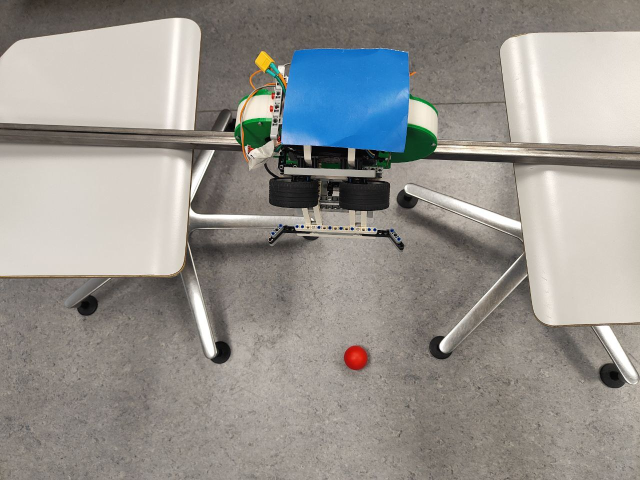
#> input picture pics/1.jpg, 1280 x 960 px, given in place of the camera (shown at 1/2 size)
$ python 'without PID (aruco).py'
#> lines starting #> are read from the running program, lines starting #| are printed output that depends on the picture; after the words box and inside, x2 and y2 are one past the last pixel; in counts of white or black regions, pixels touching at a corner belong together
#> further down, image is the input picture: shape (960, 1280, 3); mean B, G, R 142.9, 147.3, 149.9
import cv2
import numpy as np
import time
import serial


time.sleep(1)
cap = cv2.VideoCapture(1)
color_ball = [0, 9, 120, 192, 141, 255]
s = ""
s_prev = ""
t1 = 0


def detectcolors(img, colors1):
    # color part ||||||||||||||||||||||||||||||||||||||
    x_ball, y_ball, x, y = None, None, None, None
    global s, s_prev, t1
    s_prev = s

    hsv_img = cv2.cvtColor(img, cv2.COLOR_BGR2HSV)
#> hsv_img: shape (960, 1280, 3); mean H, S, V 21, 34.1, 156.9
    lower1 = np.array([colors1[0], colors1[2], colors1[4]])
    upper1 = np.array([colors1[1], colors1[3], colors1[5]])
    mask1 = cv2.inRange(hsv_img, lower1, upper1)
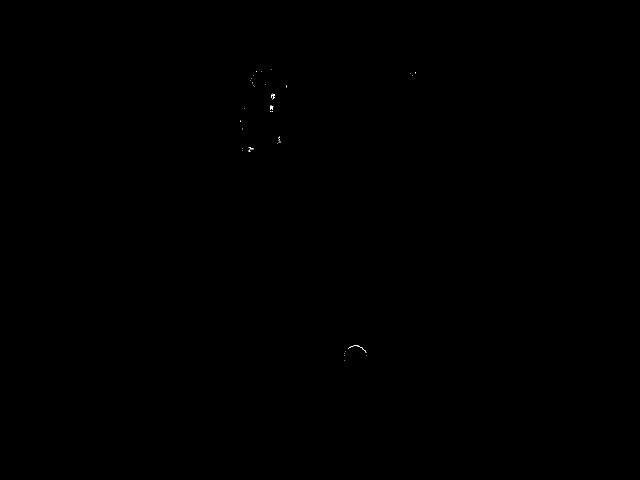
#> mask1: shape (960, 1280) (shown at 1/2 size); 0.02% white in thin lines or dots, all inside (x1, y1, x2, y2) = (480, 139, 832, 721)
    result1 = cv2.bitwise_and(img, img, mask=mask1)
    moments1 = cv2.moments(mask1, 1)
#> moments1 = moments, m00 204, centre m10/m00, m01/m00 = (590.8, 357.4)
    x_m1 = moments1['m10']
#> x_m1 = 120513
    y_m1 = moments1['m01']
#> y_m1 = 72907
    area1 = moments1['m00']
#> area1 = 204

    # arUco part |||||||||||||||||||||||||||||||||||||||
    imgAruco = cv2.cvtColor(img, cv2.COLOR_BGR2GRAY)
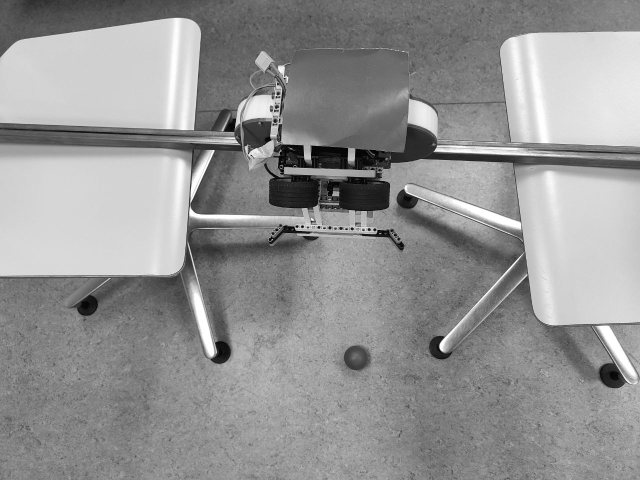
#> imgAruco: shape (960, 1280) (shown at 1/2 size); min 0, max 255, mean 147.4

    dictionary = cv2.aruco.getPredefinedDictionary(cv2.aruco.DICT_4X4_100)
    parameters_ = cv2.aruco.DetectorParameters()
    det = cv2.aruco.ArucoDetector(dictionary, parameters_)
    corners, ids, _ = det.detectMarkers(img)
#> corners = (); ids = None
    # print(ids)

    # переформирование массива
    try:
        final_array = np.array(corners[0][0], dtype='int16')
        # обводка метки
        cv2.line(img, final_array[0], final_array[1], (0, 255, 0), thickness=2)
        cv2.line(img, final_array[1], final_array[2], (0, 255, 0), thickness=2)
        cv2.line(img, final_array[2], final_array[3], (0, 255, 0), thickness=2)
        cv2.line(img, final_array[3], final_array[0], (0, 255, 0), thickness=2)

        # рассчет координат
        x = (final_array[0][0] + final_array[2][0]) // 2
        y = (final_array[0][1] + final_array[2][1]) // 2
        cv2.putText(img, 'x:' + str(x) + ' ' + 'y:' + str(y), [x, y], 2, 1, (0, 255, 0), 1)
        img = cv2.circle(img, (x, y), radius=2, color=(255, 0, 0), thickness=3)
    except:
        print('No aruco')
        x = None
        y = None

    # вывод шарика
    if area1 > 10:
        x_ball = int(x_m1 / area1)
#> x_ball = 590
        y_ball = int(y_m1 / area1)
#> y_ball = 357
        cv2.putText(img, 'x:' + str(x_ball) + ' ' + 'y:' + str(y_ball), (x_ball, y_ball), 2, 1, (0, 255, 255), 1)
        img = cv2.circle(img, (x_ball, y_ball), radius=2, color=(255, 0, 0), thickness=3)
#> img: shape (960, 1280, 3); mean B, G, R 142.8, 147.4, 150

    # основные рассчеты и отправка на ардуинку
    if x_ball is not None and y_ball is not None and x is not None and y is not None:

        cv2.line(img, [x_ball, y_ball], [x_ball, y], (255, 100, 0), thickness=2)
        cv2.line(img, [x, y], [x_ball, y], (255, 100, 0), thickness=2)

        # отправка на ардуино x aruco - x ball
        if x_ball is not None and y_ball is not None:
            if abs(y - y_ball) < 50:
                s = '1,'
            else:
                s = '0,'
            s += '{0};{1}\n'.format(str(x), str(x_ball))
        else:
            if abs(y - y_ball) < 50:
                s = '1,'
            else:
                s = '0,'
            s += '0;0\n'
        # print(s)
    else:
        cv2.rectangle(img, [0, 0], [15, 15], (0, 0, 0), thickness=15)
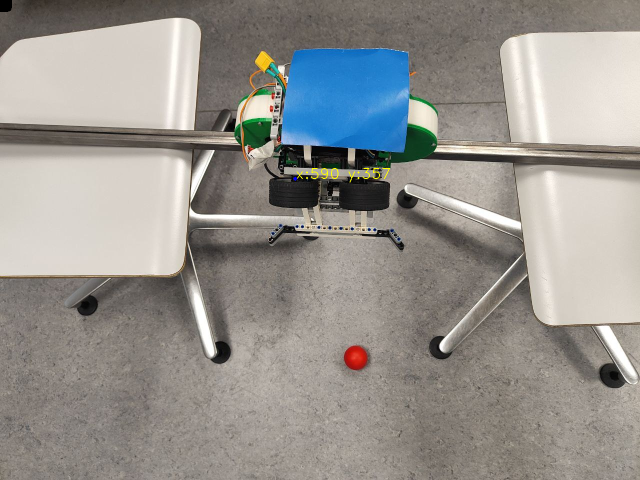
#> img: shape (960, 1280, 3) (shown at 1/2 size); mean B, G, R 142.8, 147.4, 149.9
        s = '0,0;0\n'
        if time.time() - t1 > 0.05:
            t1 = time.time()
            arduinoSerial.write(s.encode())
            print(s)

    if s != s_prev and time.time() - t1 > 0.05:
        t1 = time.time()
        arduinoSerial.write(s.encode())
        print(s)
    s_prev = s

    # показ картинки
    cv2.imshow("Testing...", img)


while True:
    try:
        arduinoSerial = serial.Serial('COM5', 9600)
        time.sleep(1)
        while True:
            success, image = cap.read()
            # image = cv2.flip(image, flipCode=0)
            # image = cv2.imread('pics/test1.jpg')
            detectcolors(image, color_ball)
            cv2.waitKey(1)
        cap.release()
        cv2.destroyAllWindows()
    except serial.SerialException:
        print("Exception")
